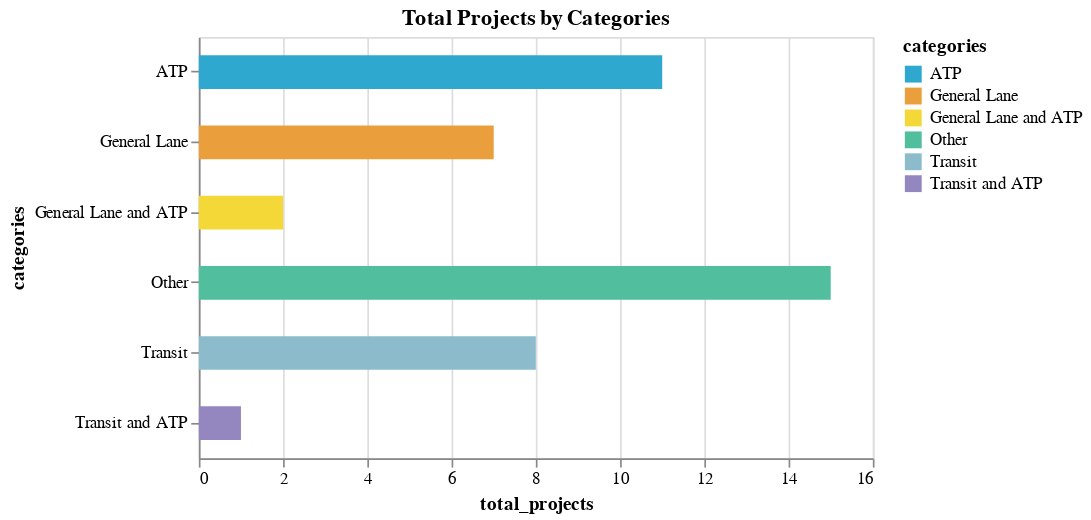

The code cell stored with this chart in its notebook:
### Code cell
create_chart(df = agg1,  
             column = "total_projects")

### Figure 1 — Vega-Lite specification as saved in the notebook (floating-point values rounded to 4 significant figures)
{"config": {"view": {"continuousWidth": 300, "continuousHeight": 300}}, "data": {"name": "data-a4e6a66201bef15f5bc4fc090f801e27"}, "mark": {"type": "bar", "size": 20}, "encoding": {"color": {"field": "categories", "scale": {"range": ["#2EA8CE", "#EB9F3C", "#F4D837", "#51BF9D", "#8CBCCB", "#9487C0"]}, "type": "nominal"}, "tooltip": [{"field": "categories", "type": "nominal"}, {"field": "median_score", "type": "quantitative"}, {"field": "median_project_cost", "type": "quantitative"}, {"field": "total_projects", "type": "quantitative"}], "x": {"field": "total_projects", "type": "quantitative"}, "y": {"field": "categories", "type": "nominal"}}, "height": 250, "title": "Total Projects by Categories", "width": 400, "$schema": "https://vega.github.io/schema/vega-lite/v5.14.1.json", "datasets": {"data-a4e6a66201bef15f5bc4fc090f801e27": [{"categories": "ATP", "median_score": 68.0, "median_project_cost": 6567000.0, "total_projects": 11}, {"categories": "General Lane", "median_score": 78.0, "median_project_cost": 5133000.0, "total_projects": 7}, {"categories": "General Lane and ATP", "median_score": 71.0, "median_project_cost": 5576000.0, "total_projects": 2}, {"categories": "Other", "median_score": 66.0, "median_project_cost": 3321000.0, "total_projects": 15}, {"categories": "Transit", "median_score": 75.0, "median_project_cost": 3659000.0, "total_projects": 8}, {"categories": "Transit and ATP", "median_score": 63.0, "median_project_cost": 5671000.0, "total_projects": 1}]}}
